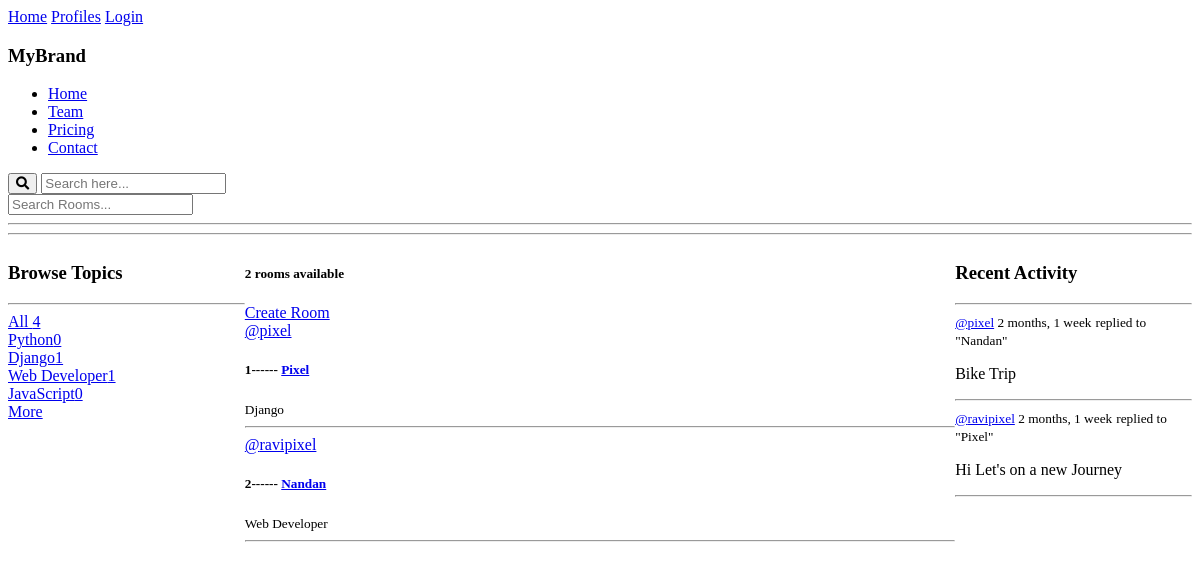
/, run on an earlier commit of the app's database.
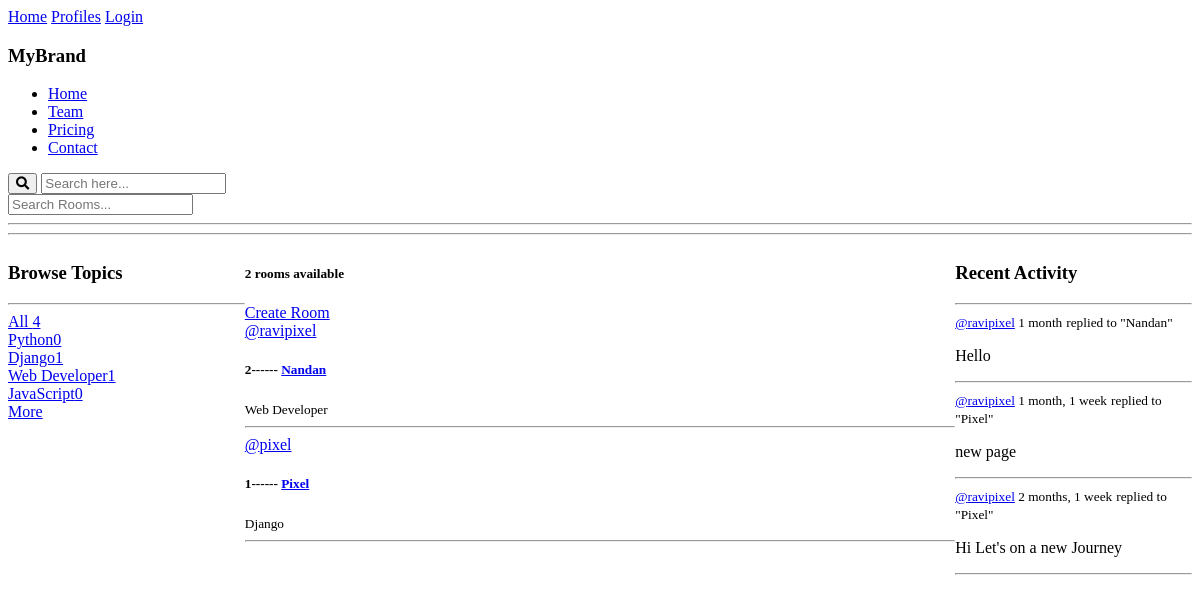
And on a later commit of the database.
### base/models.py (models this page shows)
class Topic(models.Model):
    name = models.CharField(max_length=50)
    def __str__(self):
        return self.name

class Room(models.Model):
    host = models.ForeignKey(User, on_delete=models.SET_NULL, null=True)
    topic = models.ForeignKey(Topic, on_delete=models.SET_NULL, null=True)
    name = models.CharField(max_length=20, blank=True, null=True)
    description = models.TextField(blank=True, null=True)
    participants = models.ManyToManyField(User, related_name='participants', blank=True)
    updated = models.DateTimeField(auto_now=True)
    created = models.DateTimeField(auto_now_add=True)
    class Meta:
        ordering = ['-updated', '-created']
    def __str__(self):
        return self.name

class Message(models.Model):
    user = models.ForeignKey(User, on_delete=models.CASCADE)
    room = models.ForeignKey(Room, on_delete=models.CASCADE)
    body = models.TextField()
    updated = models.DateTimeField(auto_now=True)
    created = models.DateTimeField(auto_now_add=True)
    class Meta:
        ordering = ['-updated', '-created']
    def __str__(self):
        return self.body[0:50]

### base/views.py (the view)
# urls.py: path('', views.home, name='home'),
def home(request):
    q = request.GET.get('q') if request.GET.get('q') != None else ''
    rooms = Room.objects.filter(
        Q(topic__name__icontains=q) |
        Q(name__icontains=q) |
        Q(description__icontains=q)
    )
    topics = Topic.objects.all()[0:5]
    room_count = rooms.count
    room_messages = Message.objects.filter(Q(room__topic__name__icontains=q))
    context = {'rooms':rooms, 'topics':topics, 'room_count':room_count, 'room_messages':room_messages}
    return render(request,'base/home.html', context)

### base/templates/base/home.html
{% extends "main.html" %}
{% block content %}
    <div class='home-container'>
        <div>
            {% include "base/topics_component.html" %}
        </div>
        <div>
            <h5>{{room_count}} rooms available</h5>
            <a href="{% url "create-room" %}">Create Room</a>
            {% include "base/feed_component.html" %}
        </div>
        <div>
            {% include "base/activity_component.html" %}
        </div>
    </div>
{% endblock content %}

### base/templates/base/topics_component.html
<div>
    <div>
        <h3>Browse Topics</h3>
    </div>
    <hr>
    <div>
        <a href="{% url "home" %}">All <span>{{topics.count}}</span> </a>
        {% for topic in topics %}
        <div>
            <a href="{% url "home" %}?q={{topic.name}}">{{topic}}<span>{{topic.room_set.all.count}}</span></a>
        </div>
        {% endfor %}
    </div>
    <a href="{% url "topics" %}">More</a>
</div>

### base/templates/base/feed_component.html (shortened to what this page needs)
<div>
    {% for room in rooms %}
    <div>
        <a href="{% url "user-profile" room.host.id %}">@{{room.host}}</a>
        <h5>{{room.id}}------ <a href="{% url "room" room.id %}">{{room.name}}</a></h5>
        <small>{{room.topic.name}}</small>
        <hr>
    </div>
    {% endfor %}
</div>

### base/templates/base/activity_component.html (shortened to what this page needs)
<h3>Recent Activity</h3>
<hr>
{% for message in room_messages %}
    <div>
        <small><a href="{% url "user-profile" message.user.id %}">@{{message.user}}</a> {{message.created|timesince}}</small>
        <small>replied to "{{message.room}}"</small>
        <p>{{message}}</p>
        <hr>
    </div>
{% endfor %}

What changed in the data, as far as the page shows it:
removed Message: user "pixel", created "2 months, 1 week", room "Nandan", body "Bike Trip"
changed Room "Nandan": moves up the list
added Message: user "ravipixel", created "1 month", room "Nandan", body "Hello"
added Message: user "ravipixel", created "1 month, 1 week", room "Pixel", body "new page"
